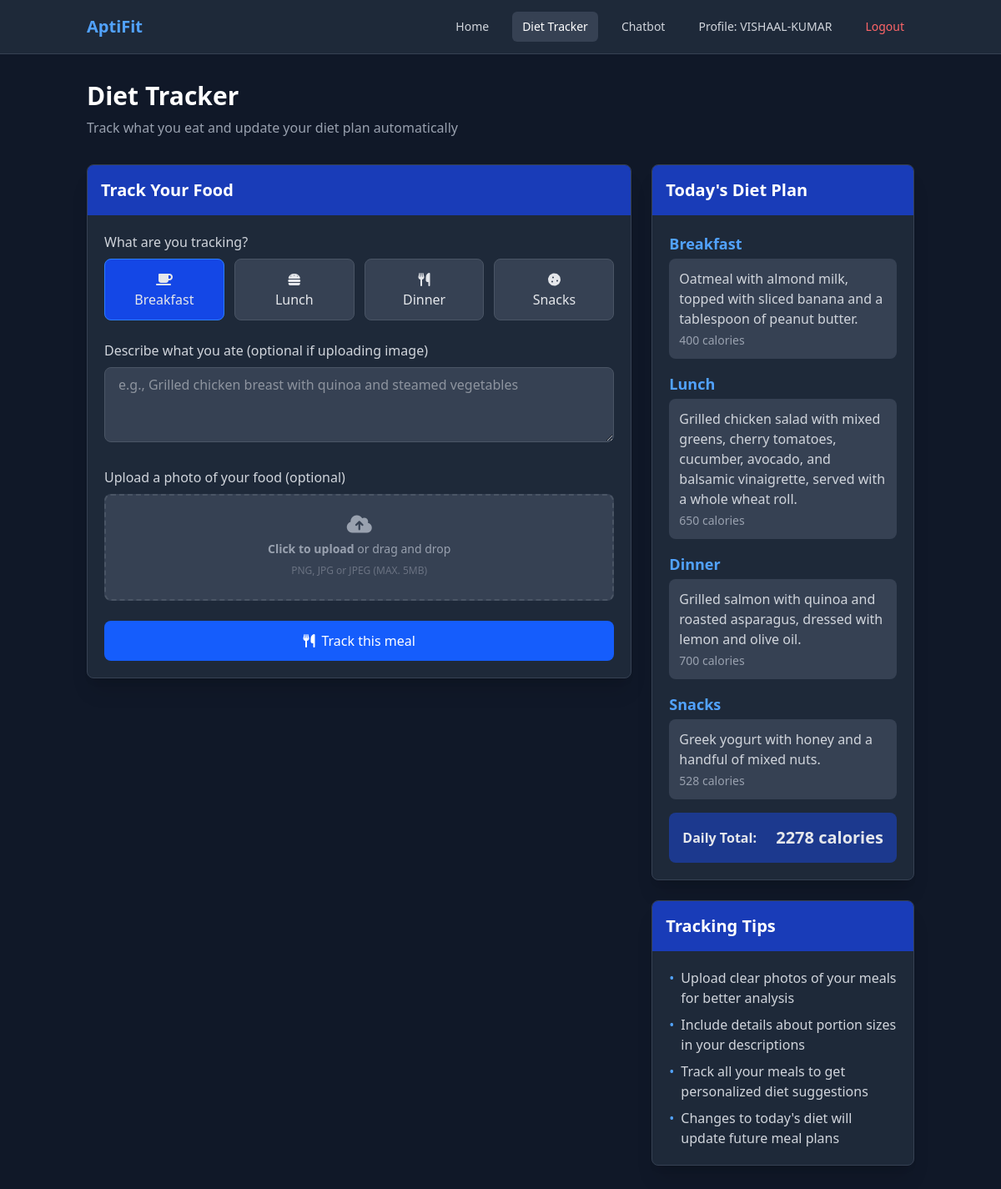
The page /diet-tracker/ (signed in) on the database as committed earlier.
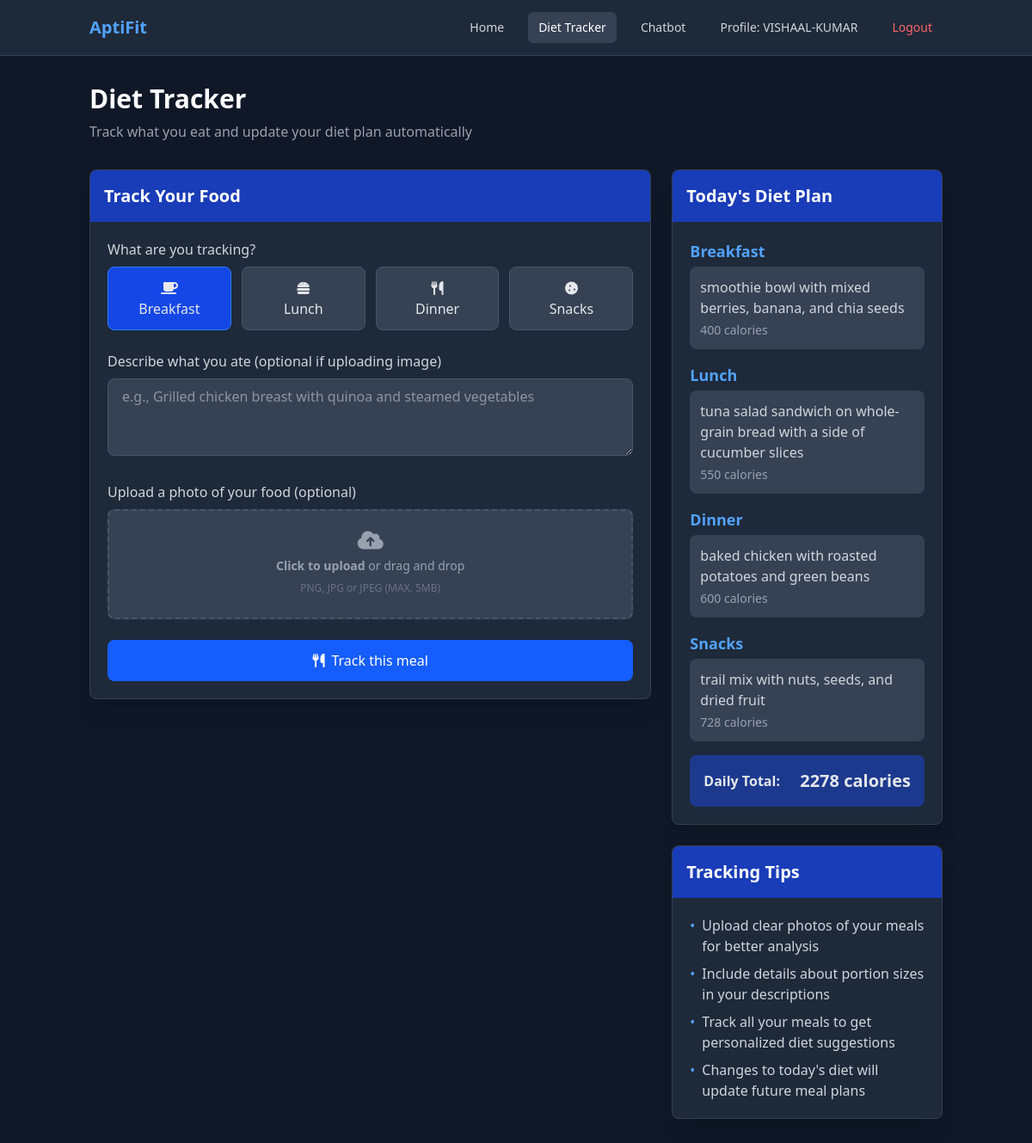
The same page on the database as committed later.
### fitness/models.py (models this page shows, shortened)
class DailyDietPlan(models.Model):
    DAYS_OF_WEEK = [
        ('monday', 'Monday'),
        ('tuesday', 'Tuesday'),
        ('wednesday', 'Wednesday'),
        ('thursday', 'Thursday'),
        ('friday', 'Friday'),
        ('saturday', 'Saturday'),
        ('sunday', 'Sunday'),
    ]
    diet_plan = models.ForeignKey(
        DietPlan, related_name='daily_plans', on_delete=models.CASCADE)
    day_of_week = models.CharField(max_length=10, choices=DAYS_OF_WEEK)
    breakfast = models.TextField(blank=True, null=True)
    breakfast_calories = models.IntegerField(blank=True, null=True)
    lunch = models.TextField(blank=True, null=True)
    lunch_calories = models.IntegerField(blank=True, null=True)
    dinner = models.TextField(blank=True, null=True)
    dinner_calories = models.IntegerField(blank=True, null=True)
    snacks = models.TextField(blank=True, null=True)
    snacks_calories = models.IntegerField(blank=True, null=True)
    class Meta:
        unique_together = ['diet_plan', 'day_of_week']
    @property
    def total_calories(self):
        total = 0
        if self.breakfast_calories:
            total += self.breakfast_calories
        if self.lunch_calories:
            total += self.lunch_calories
        if self.dinner_calories:
            total += self.dinner_calories
        if self.snacks_calories:
            total += self.snacks_calories
        return total if total > 0 else None

### fitness/views.py (the view, shortened to what this page needs)
# urls.py: path('diet-tracker/', views.diet_tracker, name='diet_tracker'),
@login_required
def diet_tracker(request):
    user_profile = request.user.userprofile
    profile_complete = bool(
        user_profile.height and
        user_profile.weight and
        user_profile.sex and
        user_profile.age
    )
    if not profile_complete:
        messages.warning(
            request,
            "Please complete your profile before using the diet tracker. We need your height, weight, sex, and age to provide accurate diet analysis and recommendations."
        )
        return redirect('profile')
    import datetime
    current_day = datetime.datetime.now().strftime('%A').lower()
    try:
        diet_plan = DietPlan.objects.get(user=request.user)
        daily_plan = diet_plan.get_day_plan(current_day)
    except DietPlan.DoesNotExist:
        diet_plan = None
        daily_plan = None
    user_profile = request.user.userprofile
    context = {
        'current_day': current_day.title(),
        'daily_plan': daily_plan,
    }
    return render(request, 'fitness/diet_tracker.html', context)

### fitness/models.py (called while the page is built)
    def get_day_plan(self, day_of_week):
        try:
            return self.daily_plans.get(day_of_week=day_of_week.lower())
        except DailyDietPlan.DoesNotExist:
            return None

### fitness/templates/fitness/diet_tracker.html (shortened to what the changed rows need)
<!DOCTYPE html>
<html lang="en">
  <head>
    <script src="https://cdn.jsdelivr.net/npm/@tailwindcss/browser@4"></script>
    <link rel="stylesheet" href="https://cdnjs.cloudflare.com/ajax/libs/font-awesome/6.4.0/css/all.min.css">
  </head>
  <body class="bg-gray-900 min-h-screen text-gray-200">
    <div class="container mx-auto px-4 py-8">
      <div class="mb-8">
        <h1 class="text-3xl font-bold text-white mb-2">Diet Tracker</h1>
      </div>
      <div class="grid grid-cols-1 lg:grid-cols-3 gap-6">
        <div class="lg:col-span-2">
          <div class="bg-gray-800 rounded-lg shadow-xl border border-gray-700 overflow-hidden">
            <div class="bg-blue-800 text-white p-4">
              <h2 class="text-xl font-bold">Track Your Food</h2>
            </div>
          </div>
        </div>
        <div class="lg:col-span-1">
          <div class="bg-gray-800 rounded-lg shadow-xl border border-gray-700 overflow-hidden">
            <div class="bg-blue-800 text-white p-4">
              <h2 class="text-xl font-bold">Today's Diet Plan</h2>
            </div>
            <div class="p-5">
              {% if daily_plan %}
                <div class="space-y-4">
                  <div>
                    <div class="bg-gray-700 p-3 rounded-lg mt-1">
                      {% if daily_plan.breakfast %}
                        <p class="text-gray-300">{{ daily_plan.breakfast }}</p>
                        {% if daily_plan.breakfast_calories %}
                          <p class="text-sm text-gray-400 mt-1">{{ daily_plan.breakfast_calories }} calories</p>
                        {% endif %}
                      {% else %}
                        <p class="text-gray-500 italic">Not specified</p>
                      {% endif %}
                    </div>
                  </div>
                  <div>
                    <div class="bg-gray-700 p-3 rounded-lg mt-1">
                      {% if daily_plan.lunch %}
                        <p class="text-gray-300">{{ daily_plan.lunch }}</p>
                        {% if daily_plan.lunch_calories %}
                          <p class="text-sm text-gray-400 mt-1">{{ daily_plan.lunch_calories }} calories</p>
                        {% endif %}
                      {% else %}
                        <p class="text-gray-500 italic">Not specified</p>
                      {% endif %}
                    </div>
                  </div>
                  <div>
                    <div class="bg-gray-700 p-3 rounded-lg mt-1">
                      {% if daily_plan.dinner %}
                        <p class="text-gray-300">{{ daily_plan.dinner }}</p>
                        {% if daily_plan.dinner_calories %}
                          <p class="text-sm text-gray-400 mt-1">{{ daily_plan.dinner_calories }} calories</p>
                        {% endif %}
                      {% else %}
                        <p class="text-gray-500 italic">Not specified</p>
                      {% endif %}
                    </div>
                  </div>
                  <div>
                    <div class="bg-gray-700 p-3 rounded-lg mt-1">
                      {% if daily_plan.snacks %}
                        <p class="text-gray-300">{{ daily_plan.snacks }}</p>
                        {% if daily_plan.snacks_calories %}
                          <p class="text-sm text-gray-400 mt-1">{{ daily_plan.snacks_calories }} calories</p>
                        {% endif %}
                      {% else %}
                        <p class="text-gray-500 italic">Not specified</p>
                      {% endif %}
                    </div>
                  </div>
                                    {% if daily_plan.total_calories %}
                                    <div class="bg-blue-900 p-4 rounded-lg mt-4">
                                      <div class="flex justify-between items-center">
                                        <span class="font-semibold">Daily Total:</span>
                                        <span class="font-bold text-xl">{{ daily_plan.total_calories }} calories</span>
                                      </div>
                                    </div>
                                    {% endif %}
                                  </div>
                                {% endif %}
                              </div>
                            </div>
                            <div class="bg-gray-800 rounded-lg shadow-xl border border-gray-700 overflow-hidden mt-6">
                              <div class="bg-blue-800 text-white p-4">
                                <h2 class="text-xl font-bold">Tracking Tips</h2>
                              </div>
                            </div>
                          </div>
                        </div>
                      </div>
                    </body>
                  </html>

Rows that differ between the two databases and show on the page:
changed DailyDietPlan: breakfast "Oatmeal with almond milk, topped with sliced banana and a tablespoon of peanut butter." → "smoothie bowl with mixed berries, banana, and chia seeds"; lunch "Grilled chicken salad with mixed greens, cherry tomatoes, cucumber, avocado, and balsamic vinaigrette, served with a whole wheat roll." → "tuna salad sandwich on whole-grain bread with a side of cucumber slices"; lunch_calories "650" → "550"; dinner "Grilled salmon with quinoa and roasted asparagus, dressed with lemon and olive oil." → "baked chicken with roasted potatoes and green beans"; dinner_calories "700" → "600"; snacks "Greek yogurt with honey and a handful of mixed nuts." → "trail mix with nuts, seeds, and dried fruit"; snacks_calories "528" → "728"
